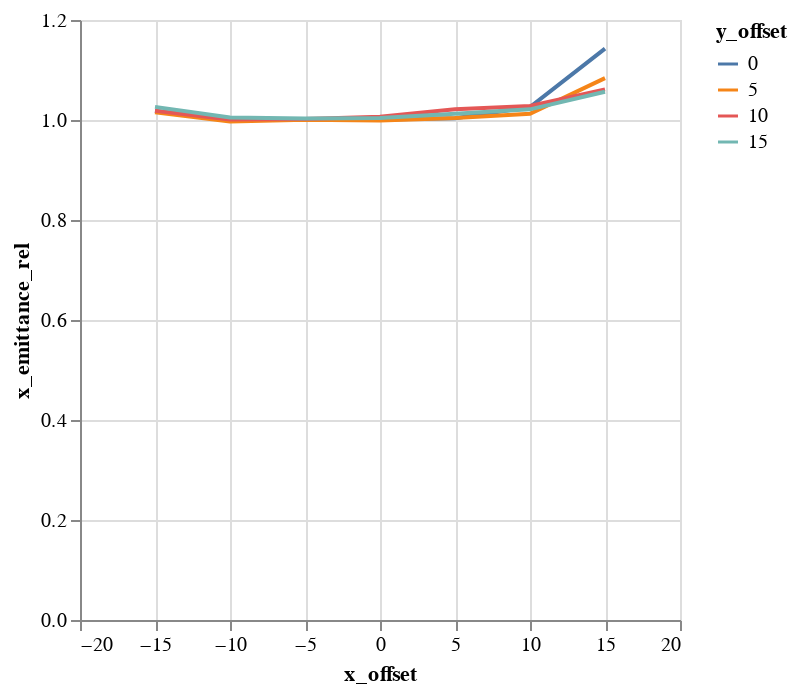

This figure's notebook cell:
### Code cell
alt.Chart(emit_df).mark_line().encode(
    color='y_offset:N',
    x='x_offset',
    y='x_emittance_rel',
)

### Figure 1 — Vega-Lite specification as saved in the notebook (floating-point values rounded to 4 significant figures)
{"$schema": "https://vega.github.io/schema/vega-lite/v1.2.1.json", "data": {"values": [{"losses": 0, "relbeta": 0.002309, "sourceID": 16777222, "sourceName": "x_-15_y_0", "x_emittance": 1.651, "x_emittance_rel": 1.018, "x_norm_emittance": 0.003811, "x_offset": -15, "y_emittance": 1.572, "y_emittance_rel": 1.0, "y_norm_emittance": 0.00363, "y_offset": 0}, {"losses": 0, "relbeta": 0.002309, "sourceID": 16777229, "sourceName": "x_-15_y_5", "x_emittance": 1.618, "x_emittance_rel": 1.016, "x_norm_emittance": 0.003736, "x_offset": -15, "y_emittance": 1.592, "y_emittance_rel": 0.9989, "y_norm_emittance": 0.003675, "y_offset": 5}, {"losses": 0, "relbeta": 0.002309, "sourceID": 16777236, "sourceName": "x_-15_y_10", "x_emittance": 1.647, "x_emittance_rel": 1.018, "x_norm_emittance": 0.003802, "x_offset": -15, "y_emittance": 1.595, "y_emittance_rel": 0.999, "y_norm_emittance": 0.003682, "y_offset": 10}, {"losses": 0, "relbeta": 0.002309, "sourceID": 16777243, "sourceName": "x_-15_y_15", "x_emittance": 1.715, "x_emittance_rel": 1.026, "x_norm_emittance": 0.003959, "x_offset": -15, "y_emittance": 1.67, "y_emittance_rel": 1.005, "y_norm_emittance": 0.003855, "y_offset": 15}, {"losses": 0, "relbeta": 0.002309, "sourceID": 16777220, "sourceName": "x_-10_y_0", "x_emittance": 1.592, "x_emittance_rel": 1.0, "x_norm_emittance": 0.003676, "x_offset": -10, "y_emittance": 1.554, "y_emittance_rel": 1.001, "y_norm_emittance": 0.003587, "y_offset": 0}, {"losses": 0, "relbeta": 0.002309, "sourceID": 16777227, "sourceName": "x_-10_y_5", "x_emittance": 1.608, "x_emittance_rel": 0.9969, "x_norm_emittance": 0.003712, "x_offset": -10, "y_emittance": 1.58, "y_emittance_rel": 1.0, "y_norm_emittance": 0.003648, "y_offset": 5}, {"losses": 0, "relbeta": 0.002309, "sourceID": 16777234, "sourceName": "x_-10_y_10", "x_emittance": 1.488, "x_emittance_rel": 1.001, "x_norm_emittance": 0.003435, "x_offset": -10, "y_emittance": 1.667, "y_emittance_rel": 1.001, "y_norm_emittance": 0.003849, "y_offset": 10}, {"losses": 0, "relbeta": 0.002309, "sourceID": 16777241, "sourceName": "x_-10_y_15", "x_emittance": 1.457, "x_emittance_rel": 1.005, "x_norm_emittance": 0.003364, "x_offset": -10, "y_emittance": 1.637, "y_emittance_rel": 1.002, "y_norm_emittance": 0.003779, "y_offset": 15}, {"losses": 0, "relbeta": 0.002309, "sourceID": 16777218, "sourceName": "x_-5_y_0", "x_emittance": 1.679, "x_emittance_rel": 1.001, "x_norm_emittance": 0.003875, "x_offset": -5, "y_emittance": 1.718, "y_emittance_rel": 1.0, "y_norm_emittance": 0.003966, "y_offset": 0}, {"losses": 0, "relbeta": 0.002309, "sourceID": 16777225, "sourceName": "x_-5_y_5", "x_emittance": 1.524, "x_emittance_rel": 1.001, "x_norm_emittance": 0.003519, "x_offset": -5, "y_emittance": 1.628, "y_emittance_rel": 1.001, "y_norm_emittance": 0.003758, "y_offset": 5}, {"losses": 0, "relbeta": 0.002309, "sourceID": 16777232, "sourceName": "x_-5_y_10", "x_emittance": 1.514, "x_emittance_rel": 1.002, "x_norm_emittance": 0.003496, "x_offset": -5, "y_emittance": 1.547, "y_emittance_rel": 1.001, "y_norm_emittance": 0.003573, "y_offset": 10}, {"losses": 0, "relbeta": 0.002309, "sourceID": 16777239, "sourceName": "x_-5_y_15", "x_emittance": 1.697, "x_emittance_rel": 1.003, "x_norm_emittance": 0.003918, "x_offset": -5, "y_emittance": 1.503, "y_emittance_rel": 0.999, "y_norm_emittance": 0.003471, "y_offset": 15}, {"losses": 0, "relbeta": 0.002309, "sourceID": 16777216, "sourceName": "x_0_y_0", "x_emittance": 1.542, "x_emittance_rel": 1.001, "x_norm_emittance": 0.00356, "x_offset": 0, "y_emittance": 1.536, "y_emittance_rel": 0.9997, "y_norm_emittance": 0.003547, "y_offset": 0}, {"losses": 0, "relbeta": 0.002309, "sourceID": 16777223, "sourceName": "x_0_y_5", "x_emittance": 1.539, "x_emittance_rel": 0.9991, "x_norm_emittance": 0.003554, "x_offset": 0, "y_emittance": 1.537, "y_emittance_rel": 1.001, "y_norm_emittance": 0.003548, "y_offset": 5}, {"losses": 0, "relbeta": 0.002309, "sourceID": 16777230, "sourceName": "x_0_y_10", "x_emittance": 1.412, "x_emittance_rel": 1.007, "x_norm_emittance": 0.003261, "x_offset": 0, "y_emittance": 1.476, "y_emittance_rel": 1.001, "y_norm_emittance": 0.003408, "y_offset": 10}, {"losses": 0, "relbeta": 0.002309, "sourceID": 16777237, "sourceName": "x_0_y_15", "x_emittance": 1.775, "x_emittance_rel": 1.004, "x_norm_emittance": 0.004098, "x_offset": 0, "y_emittance": 1.617, "y_emittance_rel": 1.003, "y_norm_emittance": 0.003734, "y_offset": 15}, {"losses": 0, "relbeta": 0.002309, "sourceID": 16777217, "sourceName": "x_5_y_0", "x_emittance": 1.555, "x_emittance_rel": 1.004, "x_norm_emittance": 0.003591, "x_offset": 5, "y_emittance": 1.675, "y_emittance_rel": 1.0, "y_norm_emittance": 0.003867, "y_offset": 0}, {"losses": 0, "relbeta": 0.002309, "sourceID": 16777224, "sourceName": "x_5_y_5", "x_emittance": 1.608, "x_emittance_rel": 1.004, "x_norm_emittance": 0.003713, "x_offset": 5, "y_emittance": 1.473, "y_emittance_rel": 1.0, "y_norm_emittance": 0.003402, "y_offset": 5}, {"losses": 0, "relbeta": 0.002309, "sourceID": 16777231, "sourceName": "x_5_y_10", "x_emittance": 1.494, "x_emittance_rel": 1.021, "x_norm_emittance": 0.003449, "x_offset": 5, "y_emittance": 1.592, "y_emittance_rel": 0.9988, "y_norm_emittance": 0.003675, "y_offset": 10}, {"losses": 0, "relbeta": 0.002309, "sourceID": 16777238, "sourceName": "x_5_y_15", "x_emittance": 1.618, "x_emittance_rel": 1.013, "x_norm_emittance": 0.003736, "x_offset": 5, "y_emittance": 1.571, "y_emittance_rel": 0.9979, "y_norm_emittance": 0.003627, "y_offset": 15}, {"losses": 0, "relbeta": 0.002309, "sourceID": 16777219, "sourceName": "x_10_y_0", "x_emittance": 1.558, "x_emittance_rel": 1.026, "x_norm_emittance": 0.003598, "x_offset": 10, "y_emittance": 1.6, "y_emittance_rel": 1.0, "y_norm_emittance": 0.003693, "y_offset": 0}, {"losses": 0, "relbeta": 0.002309, "sourceID": 16777226, "sourceName": "x_10_y_5", "x_emittance": 1.466, "x_emittance_rel": 1.013, "x_norm_emittance": 0.003384, "x_offset": 10, "y_emittance": 1.503, "y_emittance_rel": 0.9974, "y_norm_emittance": 0.003469, "y_offset": 5}, {"losses": 0, "relbeta": 0.002309, "sourceID": 16777233, "sourceName": "x_10_y_10", "x_emittance": 1.792, "x_emittance_rel": 1.028, "x_norm_emittance": 0.004137, "x_offset": 10, "y_emittance": 1.614, "y_emittance_rel": 1.001, "y_norm_emittance": 0.003727, "y_offset": 10}, {"losses": 0, "relbeta": 0.002309, "sourceID": 16777240, "sourceName": "x_10_y_15", "x_emittance": 1.606, "x_emittance_rel": 1.021, "x_norm_emittance": 0.003709, "x_offset": 10, "y_emittance": 1.506, "y_emittance_rel": 0.9965, "y_norm_emittance": 0.003477, "y_offset": 15}, {"losses": 0, "relbeta": 0.002309, "sourceID": 16777221, "sourceName": "x_15_y_0", "x_emittance": 1.712, "x_emittance_rel": 1.143, "x_norm_emittance": 0.003954, "x_offset": 15, "y_emittance": 1.579, "y_emittance_rel": 1.0, "y_norm_emittance": 0.003645, "y_offset": 0}, {"losses": 1, "relbeta": 0.002309, "sourceID": 16777228, "sourceName": "x_15_y_5", "x_emittance": 1.703, "x_emittance_rel": 1.084, "x_norm_emittance": 0.003933, "x_offset": 15, "y_emittance": 1.485, "y_emittance_rel": 0.9997, "y_norm_emittance": 0.003429, "y_offset": 5}, {"losses": 0, "relbeta": 0.002309, "sourceID": 16777235, "sourceName": "x_15_y_10", "x_emittance": 1.722, "x_emittance_rel": 1.061, "x_norm_emittance": 0.003976, "x_offset": 15, "y_emittance": 1.616, "y_emittance_rel": 1.0, "y_norm_emittance": 0.003731, "y_offset": 10}, {"losses": 0, "relbeta": 0.002309, "sourceID": 16777242, "sourceName": "x_15_y_15", "x_emittance": 1.6, "x_emittance_rel": 1.056, "x_norm_emittance": 0.003695, "x_offset": 15, "y_emittance": 1.593, "y_emittance_rel": 1.004, "y_norm_emittance": 0.003678, "y_offset": 15}]}, "encoding": {"color": {"field": "y_offset", "type": "nominal"}, "x": {"field": "x_offset", "type": "quantitative"}, "y": {"field": "x_emittance_rel", "type": "quantitative"}}, "mark": "line"}
